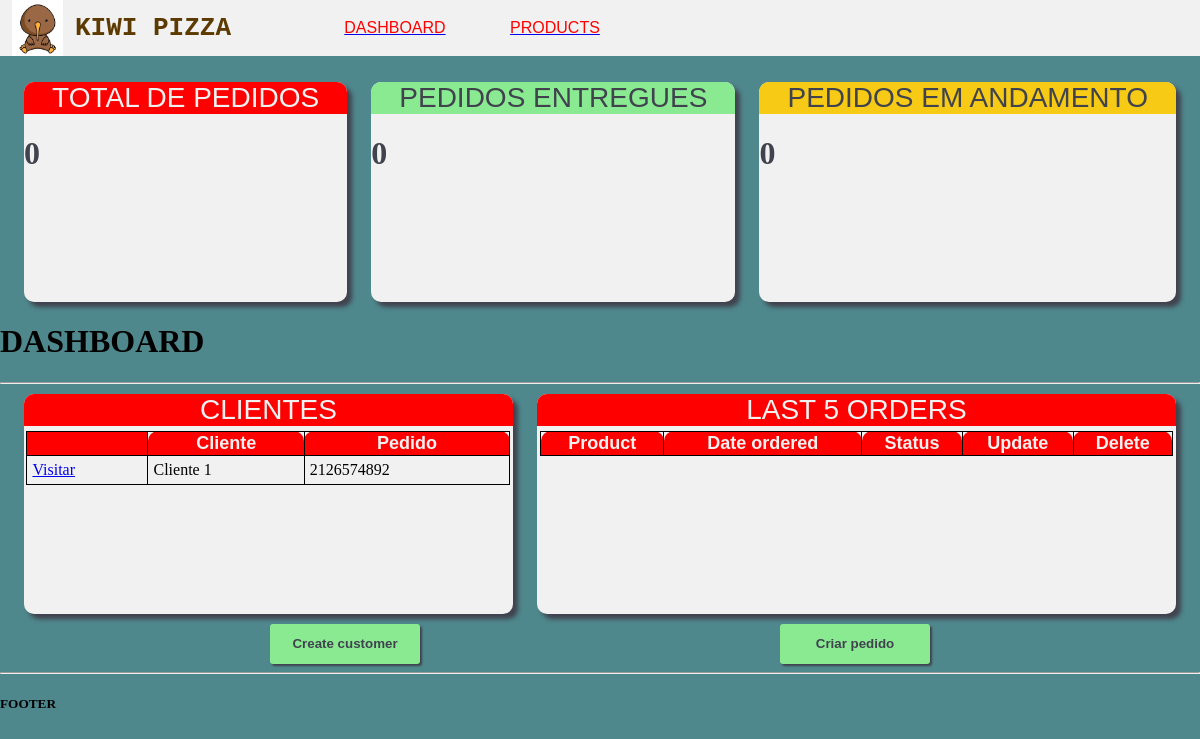
The app's page /, older data.
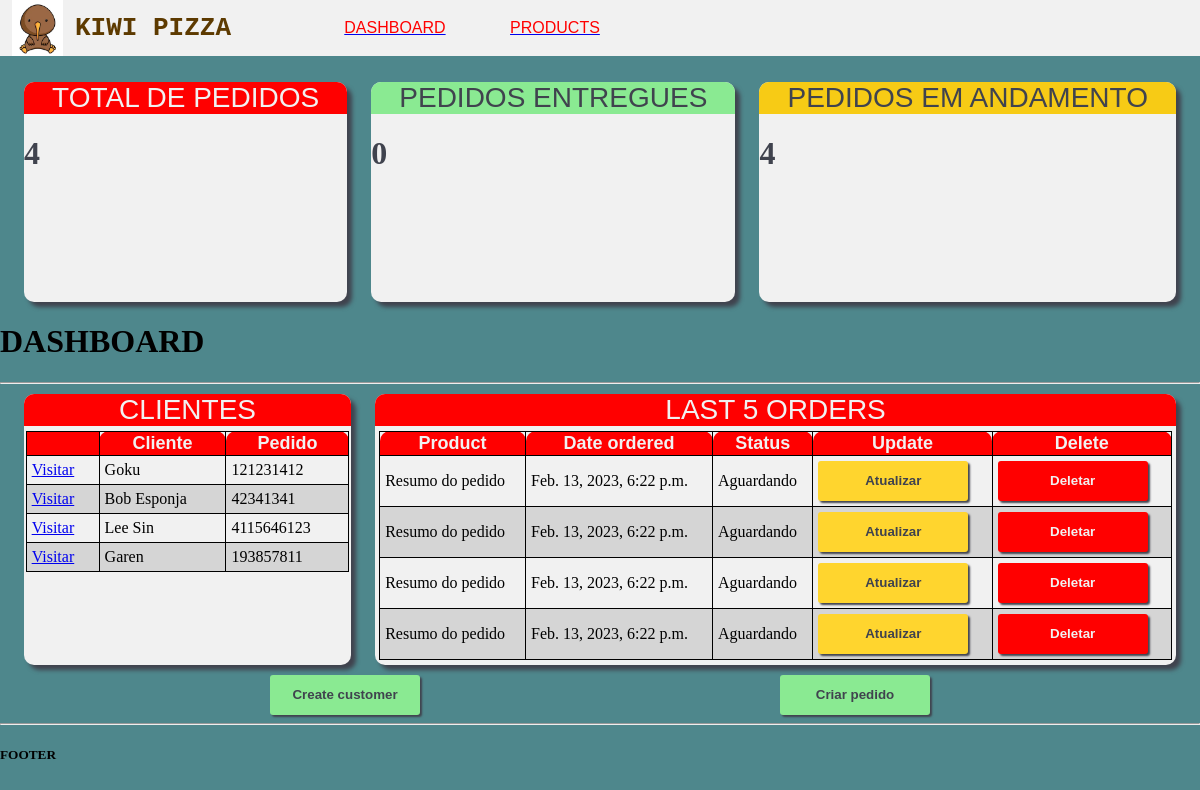
The same page, newer data.
### accounts/models.py (models this page shows, shortened)
class Cliente(models.Model):
    nome = models.CharField(max_length=200, null=True)
    telefone = models.CharField(max_length=200, null=True)
    email = models.CharField(max_length=200, null=True)
    data_criado = models.DateTimeField(auto_now_add=True, null=True)

class Pedido(models.Model):
    STATUS = (
        ('Aguardando', 'Aguardando'),
        ('Saiu para entrega', 'Saiu para entrega'),
        ('Entregue', 'Entregue'),
    )
    cliente = models.ForeignKey(Cliente, null=True, on_delete=models.SET_NULL)
    pizza = models.ManyToManyField(Pizza)
    data_criado = models.DateTimeField(auto_now_add=True, null=True)
    status = models.CharField(max_length=200, null=True, choices=STATUS)

### accounts/views.py (the view)
# urls.py: path('', views.home, name="home"),
def home(request):
    pedidos = Pedido.objects.all()
    clientes = Cliente.objects.all()
    total_clientes = clientes.count()
    total_pedidos = pedidos.count()
    entregues = pedidos.filter(status='Entregue').count()
    aguardando = pedidos.filter(status='Aguardando').count()
    context = {'pedidos':pedidos, 'clientes':clientes, 'total_pedidos':total_pedidos, 'entregues':entregues, 'aguardando':aguardando}
    return render(request, 'accounts/dashboard.html', context)

### accounts/templates/accounts/dashboard.html
{% extends 'accounts/main.html' %} {% block content %} {% include 'accounts/status.html' %}
<h1>DASHBOARD</h1>
<hr />
<div class="flex-dashboard">
  <div class="flex-item">
    <div class="card-title-1">Clientes</div>
    <div class="big-table">
      <table>
        <tr>
          <th></th>
          <th class="card-topic">Cliente</th>
          <th class="card-topic">Pedido</th>
        </tr>
        {% for cliente in clientes %}
        <tr>
          <td><a href="{% url 'cliente' cliente.id %}">Visitar</a></td>
          <td>{{cliente.nome}}</td>
          <td>{{cliente.telefone}}</td>
        </tr>
        {% endfor %}
      </table>
    </div>
  </div>
  <div class="flex-item">
    <div class="card-title-1">Last 5 orders</div>
    <div class="big-table">
      <table>
        <tr>
          <th class="card-topic">Product</th>
          <th class="card-topic">Date ordered</th>
          <th class="card-topic">Status</th>
          <th class="card-topic">Update</th>
          <th class="card-topic">Delete</th>
        </tr>
        {% for pedido in pedidos %}
        <tr>
          <td>Resumo do pedido</td>
          <td>{{pedido.data_criado}}</td>
          <td>{{pedido.status}}</td>
          <td>
            <a href="{% url 'atualizar_pedido' pedido.id %}"><button class="btn update">Atualizar</button></a>
          </td>
          <td>
            <a href="{% url 'deletar_pedido' pedido.id %}"><button class="btn delete">Deletar</button></a>
          </td>
        </tr>
        {% endfor %}
      </table>
    </div>
  </div>
</div>
<div class="botoes">
  <button class="btn create">Create customer</button>
  <a href="{% url 'criar_pedido' %}"
    ><button class="btn create">Criar pedido</button></a
  >
</div>
{% endblock %}

### accounts/templates/accounts/main.html (shortened to what this page needs)
{% load static %}
<!DOCTYPE html>
<html lang="pt-BR">
  <head>
    <link
      rel="stylesheet"
      type="text/css"
      href="{% static '/css/reset.css' %}"
    />
    <link
      rel="stylesheet"
      type="text/css"
      href="{% static '/css/style.css' %}"
    />
  </head>
  <body>
    {% include 'accounts/navbar.html' %}
    <div class="content">{% block content %}{% endblock %}</div>
    <hr />
    <h5>FOOTER</h5>
  </body>
</html>

### accounts/templates/accounts/navbar.html
{% load static %}
<div class="navbar">
  <img src="{% static '/images/kiwi-logo.png' %}" class="icon" alt="" />
  <div class="title">Kiwi Pizza</div>
  <a href="{% url 'home' %}"><div class="link">Dashboard</div></a>
  <a href="{% url 'products' %}"><div class="link">Products</div></a>
</div>

### accounts/templates/accounts/status.html
<div class="flex-dashboard">
  <div class="flex-item card">
    <div class="card-title-1">Total de pedidos</div>
    <h1>{{total_pedidos}}</h1>
  </div>
  <div class="flex-item card">
    <div class="card-title-2">Pedidos entregues</div>
    <h1>{{entregues}}</h1>
  </div>
  <div class="flex-item card">
    <div class="card-title-3">Pedidos em andamento</div>
    <h1>{{aguardando}}</h1>
  </div>
</div>

### static/css/style.css (style rules this page uses)
body { background-color: #4e878c; }
.content { padding-top: 2vh; }
.big-table { overflow-y: auto; overflow-x: auto; }
table { margin: 5px auto; width: 99%; }
table, th, td { border-style: solid; border-collapse: collapse; border-width: 1px; border-color: black; }
td { text-align: left; padding: 5px; }
tr:nth-child(odd) { background-color: #d5d5d5; }
tr:nth-child(even) { background-color: #f1f1f1; }
th { background-color: #ff0000; }
.icon { height: 7vh; padding: 0 1%; }
.navbar { text-transform: uppercase; background-color: #f1f1f1; height: 7vh; font-family: "Gill Sans", "Gill Sans MT", Calibri, "Trebuchet MS", sans-serif; position: sticky; top: 0; display: flex; align-items: center; }
.title { width: 20vw; font-size: 26px; color: #5d3a00; font-family: "Courier New", Courier, monospace; font-weight: bold; }
.link { text-align: center; text-decoration: none; width: 20vh; color: #ff0000; }
.card { background-color: #f1f1f1; color: #40434e; border-radius: 10px; box-shadow: 5px 5px 4px #40434e; }
.card-title-1 { text-transform: uppercase; text-align: center; border-top-left-radius: 10px; border-top-right-radius: 10px; font-family: "Lucida Sans", "Lucida Sans Regular", "Lucida Grande", "Lucida Sans Unicode", Verdana, sans-serif; font-size: 28px; color: #f1f1f1; background-color: #ff0000; }
.card-title-2 { text-transform: uppercase; text-align: center; border-top-left-radius: 10px; border-top-right-radius: 10px; font-family: "Lucida Sans", "Lucida Sans Regular", "Lucida Grande", "Lucida Sans Unicode", Verdana, sans-serif; font-size: 28px; color: #40434e; background-color: #8aea92; }
.card-title-3 { text-transform: uppercase; text-align: center; border-top-left-radius: 10px; border-top-right-radius: 10px; font-family: "Lucida Sans", "Lucida Sans Regular", "Lucida Grande", "Lucida Sans Unicode", Verdana, sans-serif; font-size: 28px; color: #40434e; background-color: #f7cb15; }
.card-topic { font-family: "Lucida Sans", "Lucida Sans Regular", "Lucida Grande", "Lucida Sans Unicode", Verdana, sans-serif; font-size: 18px; color: #f1f1f1; background-color: #ff0000; border-top-right-radius: 10px; border-top-left-radius: 10px; }
.flex-dashboard { display: flex; flex-wrap: wrap; justify-content: space-evenly; margin: 10px 2vw; gap: 2vw; }
.flex-item { min-height: 220px; background-color: #f1f1f1; box-shadow: 5px 5px 4px #40434e; border-radius: 10px; flex-grow: 1; }
.botoes { margin-top: 10px; display: flex; flex-direction: row; align-items: center; justify-content: center; gap: 30%; }
.btn { width: 150px; height: 40px; box-shadow: 2px 2px 2px #40434e; font-weight: bold; }
.create { background-color: #8aea92; color: #40434e; border-radius: 3px; border-style: none; }
.delete { background-color: #ff0000; color: #f1f1f1; border-radius: 3px; border-style: none; }
.update { background-color: #ffd52e; color: #40434e; border-radius: 3px; border-style: none; }

Row changes from the older to the newer data that the page shows:
removed Cliente: nome "Cliente 1", telefone "2126574892"
added Cliente: nome "Goku", telefone "121231412"
added Cliente: nome "Bob Esponja", telefone "42341341"
added Cliente: nome "Lee Sin", telefone "4115646123"
added Cliente: nome "Garen", telefone "193857811"
added Pedido: data_criado "Feb. 13, 2023, 6:22 p.m.", status "Aguardando"
added Pedido: data_criado "Feb. 13, 2023, 6:22 p.m.", status "Aguardando"
added Pedido: data_criado "Feb. 13, 2023, 6:22 p.m.", status "Aguardando"
added Pedido: data_criado "Feb. 13, 2023, 6:22 p.m.", status "Aguardando"
Text that changed along with them:
{{ total_pedidos }}: "0" → "4"
{{ aguardando }}: "0" → "4"
